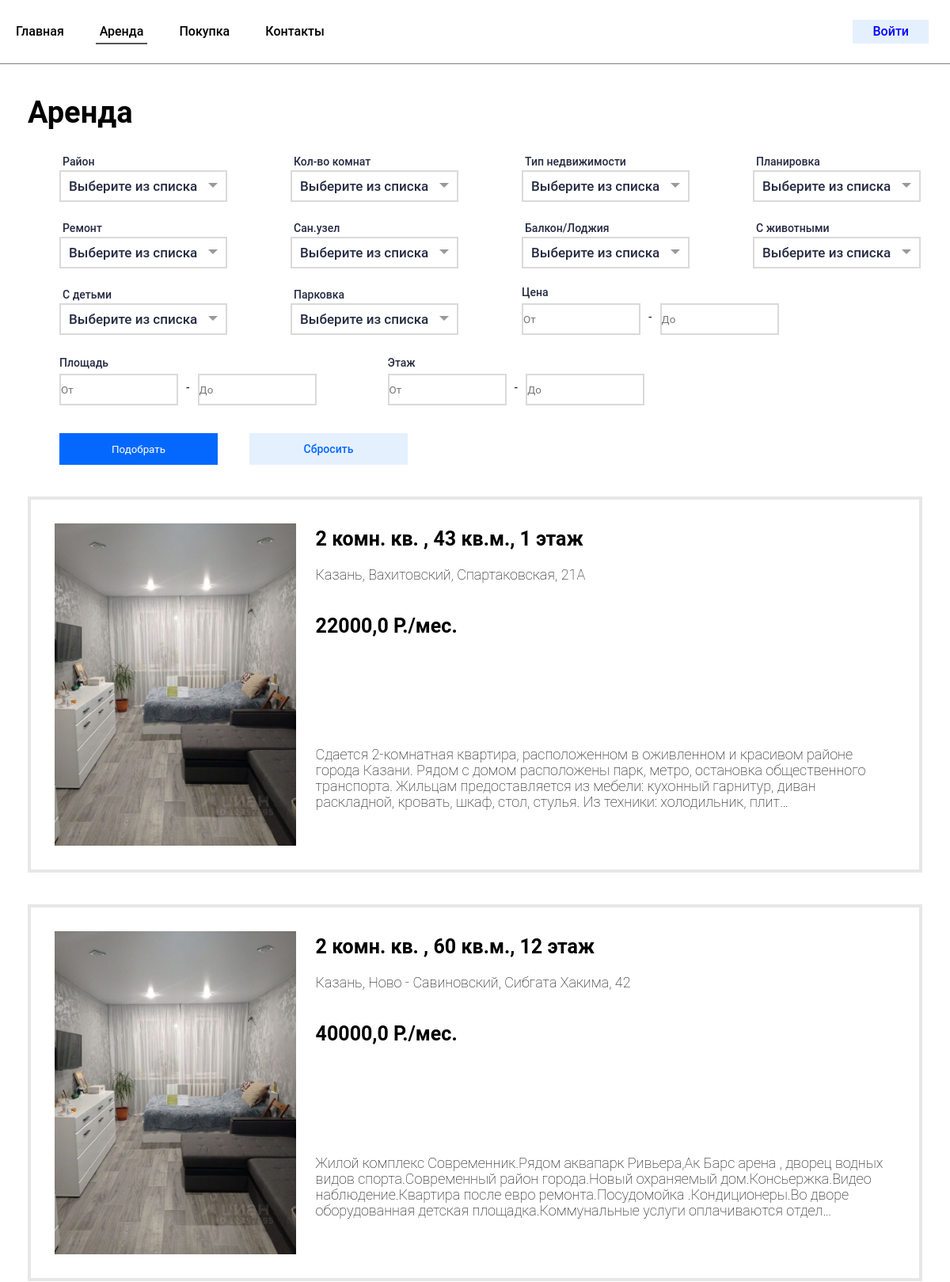
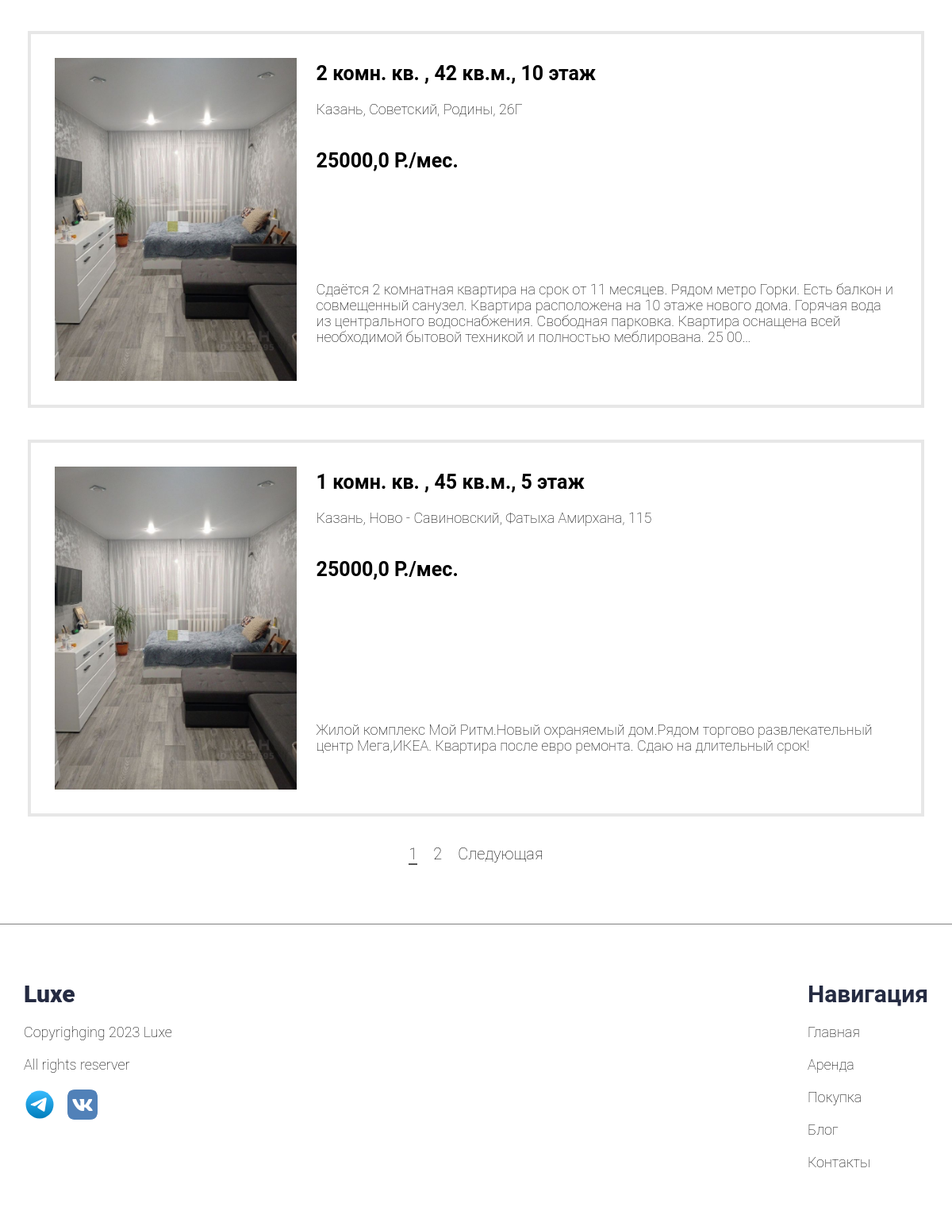
/rental, run on the app's committed database (2 pictures, top to bottom).
### RealEstateApp/models.py (models this page shows, shortened)
class RealEstate(models.Model):
    photo = models.ManyToManyField('Photo', blank=True)
    city = models.CharField(max_length=30, choices=CHOICE_CITY, verbose_name='Город')
    district = models.CharField(max_length=70, choices=CHOICE_DISTRICT, verbose_name='Район')
    address = models.CharField(max_length=255, verbose_name='Адрес')
    latitude = models.FloatField(blank=True, null=True, verbose_name='Ширина')
    longitude = models.FloatField(blank=True, null=True, verbose_name='Долгота')
    area = models.DecimalField(max_digits=5, decimal_places=2, verbose_name='Площадь')
    floor = models.IntegerField(verbose_name='Этаж')
    rooms = models.IntegerField(verbose_name='Кол-во комнат')
    type = models.CharField(max_length=30, choices=CHOICE_TYPE, verbose_name='Тип недвижимости')
    layout = models.CharField(max_length=50, choices=CHOICE_LAYOUT, verbose_name='Планировка')
    finishing = models.CharField(max_length=70, choices=CHOICE_FINISHING, verbose_name='Ремонт')
    bathroom = models.CharField(max_length=30, choices=CHOICE_BATHROOM, verbose_name='Сан.узел')
    balcony = models.CharField(max_length=50, choices=CHOICE_BALCONY, verbose_name='Балкон/Лоджия')
    animals = models.BooleanField(default=False, verbose_name='С животными')
    children = models.BooleanField(default=True, verbose_name='С детьми')
    parking = models.CharField(max_length=200, choices=SIMPLE_CHOICE, blank=True, verbose_name='Парковка')
    description = models.TextField(verbose_name='Полное описание')
    price = models.DecimalField(max_digits=15, decimal_places=1, verbose_name='Стоимость')
    realtor = models.ForeignKey(settings.AUTH_USER_MODEL, on_delete=models.CASCADE, verbose_name='Риелтор',
                                limit_choices_to={'is_staff': True}, )
    category = models.ForeignKey("Category", on_delete=models.CASCADE, verbose_name='Категория')
    status = models.CharField(max_length=50, choices=CHOICE_STATUS, verbose_name='Статус')
    def get_absolute_url(self):
        return reverse("RealEstate_object", kwargs={'pk': self.pk})
    class Meta:
        verbose_name = 'Объект недвижимости'
        verbose_name_plural = 'Объекты недвижимости'

### RealEstateApp/views.py (the view)
# urls.py: path('rental', RentalRealEstatesPage.as_view(), name='rental_list'),
class RentalRealEstatesPage(ListView):
    model = RealEstate
    context_object_name = 'rental_objects'
    template_name = 'RealEstateApp/RentalListPage.html'
    paginate_by = 4
    def get_context_data(self, **kwargs):
        context = super().get_context_data(**kwargs)
        context['rental_filter'] = RentalFilter(self.request.GET,
                                                queryset=RealEstate.objects.filter(category__name='Аренда').order_by(
                                                    '-pk'))
        m = folium.Map(location=[55.7887400, 49.1221400], zoom_start=12, min_zoom=6)
        for object in RentalFilter(self.request.GET,
                                   queryset=RealEstate.objects.filter(category__name='Аренда').order_by('-pk')).qs:
            popup = folium.Popup(
                'Город: ' + str(object.city) + '</br></br>' + 'Район: ' + str(object.district) +
                '</br></br>' + 'Площадь: ' + str(object.area) + '</br></br>' + 'Этаж: ' + str(object.floor) +
                '</br></br>' + 'Кол-во комнат: ' + str(
                    object.rooms) + '</br></br>' + 'Планировка: ' + object.layout +
                '</br></br>' + 'Ремонт: ' + object.finishing + '</br></br>' + 'Сан.узел: ' + object.bathroom +
                '</br></br>' + 'Балкон: ' + object.balcony + '</br></br>', max_width=300)
            geolocator = Nominatim(user_agent="RealEstate")
            folium.Marker(location=[object.latitude, object.longitude], tooltip='Нажмите чтобы узнать больше',
                          popup=popup).add_to(m)
        m = m._repr_html_()
        context['map'] = m
        return context
    def get_queryset(self):
        queryset = super().get_queryset().filter(category__name='Аренда').order_by('-pk')
        return RentalFilter(self.request.GET, queryset=queryset).qs

### RealEstateApp/templates/RealEstateApp/RentalListPage.html (shortened to what this page needs)
{%extends 'base_layout.html' %}
{% load static %}
{% load humanize %}
{% load spurl %}
{% load layout_filters %}
{% block styles %}
<link rel="stylesheet" href="{% static 'css/RentalList.css' %}">
{% endblock %}
{% block header %}
{% include 'RealEstateApp/header.html' %}
{% endblock %}
{% block content %}
<div class="page__arenda arenda">
    <div class="arenda__container _container">
        <div class="arenda__header">
            <div class="arenda__title">
                Аренда
            </div>
        </div>
        <div class="filter__block">
            <div class="filter__body">
                <form method="get" class="filter__form">
                    <div class="filter__body">
                        <div class="filter__row">
                            <div class="filter__column">
                                <div class="filter__filter">
                                    <div class="filter__label">Район</div>
                                    <div class="filter__input">
                                    </div>
                                </div>
                                <div class="filter__filter">
                                    <div class="filter__label">Кол-во комнат</div>
                                    <div class="filter__input">
                                    </div>
                                </div>
                                <div class="filter__filter">
                                    <div class="filter__label">Тип недвижимости</div>
                                    <div class="filter__input">
                                    </div>
                                </div>
                                <div class="filter__filter">
                                    <div class="filter__label">Планировка</div>
                                    <div class="filter__input">
                                    </div>
                                </div>
                            </div>
                            <div class="filter__column">
                                <div class="filter__filter">
                                    <div class="filter__label">Ремонт</div>
                                    <div class="filter__input">
                                    </div>
                                </div>
                                <div class="filter__filter">
                                    <div class="filter__label">Сан.узел</div>
                                    <div class="filter__input">
                                    </div>
                                </div>
                                <div class="filter__filter">
                                    <div class="filter__label">Балкон/Лоджия</div>
                                    <div class="filter__input">
                                    </div>
                                </div>
                                <div class="filter__filter">
                                    <div class="filter__label">С животными</div>
                                    <div class="filter__input">
                                    </div>
                                </div>
                            </div>
                            <div class="filter__column">
                                <div class="filter__filter">
                                    <div class="filter__label">С детьми</div>
                                    <div class="filter__input">
                                    </div>
                                </div>
                                <div class="filter__filter">
                                    <div class="filter__label">Парковка</div>
                                    <div class="filter__input">
                                    </div>
                                </div>
                                <div class="filter__filter input_filter">
                                    <div class="filter__label input_label">Цена</div>
                                    <div class="filter__input input_data">
                                        {{rental_filter.form.price}}
                                    </div>
                                </div>
                            </div>
                            <div class="filter__column input_column">
                                <div class="filter__filter input_filter">
                                    <div class="filter__label input_label">Площадь</div>
                                    <div class="filter__input input_data">
                                        {{rental_filter.form.area}}
                                    </div>
                                </div>
                                <div class="filter__filter input_filter">
                                    <div class="filter__label input_label input_filter">Этаж</div>
                                    <div class="filter__input input_data">
                                        {{rental_filter.form.floor}}
                                    </div>
                                </div>
                            </div>
                        </div>
                    </div>
                    <div class="filter__buttons">
                        <button type="submit" class="find__button">Подобрать</button>
                        <a href="{% url 'rental_list' %}" class="clear__button">Сбросить</a>
                    </div>
                </form>
            </div>
        </div>
        {% for rental_obj in rental_objects %}
        <div class="arenda__body">
            <div class="arenda__slider slider-arenda">
                <div class="slider-arenda__item">
                    <div class="slider_arenda__photos">
                        <img src="{% static 'images/room1.png'%}" alt="">
                    </div>
                    <div class="slider-arenda__info">
                        <div class="slider-arenda__params">
                            <a href="{{rental_obj.get_absolute_url}}" class="params__link">{{rental_obj.rooms}} комн.
                                кв. , {{rental_obj.area|floatformat:0}} кв.м., {{rental_obj.floor}} этаж</a>
                        </div>
                        <div class="slider-arenda__addres">
                            <a href="{{rental_obj.get_absolute_url}}" class="addres__link">{{rental_obj.city}},
                                {{rental_obj.district}}, {{rental_obj.address}}</a>
                        </div>
                        <div class="slider-arenda__price">
                            <div class="usually_price">
                                <a href="{{rental_obj.get_absolute_url}}" class="usually_price__link">{{rental_obj.price}}
                                    P./мес.</a>
                            </div>
                        </div>
                        <div class="slider_arenda__text">
                            <a href="{{rental_obj.get_absolute_url}}" class="text__link">{{rental_obj.description|truncatechars:300}}</a>
                        </div>
                    </div>
                </div>
            </div>
        </div>
        {% endfor %}
        {% if page_obj.has_other_pages %}
        <nav aria-label="page__navigation pagination">
            <ul class="pagination__list">
                {% for p in page_obj.paginator.page_range %}
                {% if page_obj.number == p %}
                <li class="pagination__item " aria-current="page">
                    <a class="pagination__link active"
                       href="{% spurl path=request.get_full_path query=request.GET set_query='page={{ p }}'%}">{{p}}</a>
                </li>
                {% elif p > page_obj.number|add:-3 and p < page_obj.number|add:3 %}
                <li class="pagination__item"><a
                        class="pagination__link"
                        href="{% spurl path=request.get_full_path query=request.GET set_query='page={{ p }}'%}">{{p}}</a>
                </li>
                {% endif %}
                {% endfor %}
                {% if page_obj.has_next %}
                <li class="pagination__item">
                    <a class="pagination__link"
                       href="{% spurl path=request.get_full_path query=request.GET set_query='page={{ page_obj.next_page_number }}'%}"
                       tabindex="-1">Следующая</a>
                </li>
                {% endif %}
            </ul>
        </nav>
        {% endif %}
    </div>
</div>
{% endblock %}
{% block footer %}
{% include 'RealEstateApp/footer.html' %}
{% endblock %}

### ProjectRealEstate/static/css/base.css (style rules this page uses)
* { padding: 0; margin: 0; border: 0; }
*,*:before,*:after { -webkit-box-sizing: border-box; -moz-box-sizing: border-box; box-sizing: border-box; }
nav, footer,header,aside { display: block; }
html,body { height: 100%; width: 100%; font-size: 100%; line-height: 1; font-size: 14px; color: #252B42; font-weight: 500; font-family: "REX"; -ms-text-size-adjust: 100%; -moz-text-size-adjust: 100%; -webkit-text-size-adjust: 100%; }
input,button,textarea { font-family: inherit; }
button { cursor: pointer; }
a, a:visited { text-decoration: none; }
ul li { list-style: none; }
img { vertical-align: top; }
._container { max-width: 1280px; padding: 0 15px; margin: 0 auto; }
body { font-family: 'Roboto', sans-serif; }
a.active { border-bottom: 2px solid #565656; }

### ProjectRealEstate/static/css/RentalList.css (style rules this page uses)
.arenda { padding: 20px; }
.arenda__title { font-weight: 600; font-size: 38px; line-height: 42px; color: black; padding: 20px 0; }
.arenda__body { padding: 20px 0; }
.arenda__slider { border: 4px solid rgb(231,231,231); }
.slider-arenda__item { display: flex; flex-direction: row; padding: 20px; }
.slider_arenda__photos { flex: 1 1 30%; padding: 10px }
.slider_arenda__photos img { max-width: 100%; max-height: 100%; object-fit: contain; }
.slider-arenda__info { flex: 1 1 70%; padding: 15px; display: flex; flex-direction: column; }
.slider-arenda__params { font-size: 25px; font-weight: 700; line-height: 30px; color: black; }
.slider-arenda__addres { font-size: 18px; font-weight: 100; line-height: 20px; color: black; padding: 20px 0; }
.slider-arenda__price { color: black; padding: 20px 0; }
.usually_price { font-weight: 700; font-size: 25px; line-height: 30px; }
.slider_arenda__text { font-size: 18px; font-weight: 100; line-height: 20px; color: black; margin-top: auto; padding: 40px 0; }
a { color: black; }
.pagination__list { display: flex; justify-content: center; padding: 10px 30px 30px 30px; }
.pagination__item { padding: 5px 10px; }
.pagination__link { font-size: 20px; color: black; font-weight: 100; line-height: 25px; }
a.active { border-bottom: 2px solid #565656; }
.filter__block { display: flex; }
.filter__body { display: flex; }
.filter__row { display: flex; flex-direction: column; }
.filter__column { flex: 1 1 100%; display: flex; flex-direction: row; }
.filter__filter { display: flex; flex-direction: column; padding: 10px 40px; }
.input_filter { padding: 6px 40px 10px 40px; }
.filter__label { padding: 4px; }
.input_column { padding: 5px 0; }
.input_label { margin-bottom: 12px; padding: 5px 0; }
#id_price_0:first-child, #id_price_1, #id_area_0:first-child, #id_area_1, #id_floor_0:first-child, #id_floor_1 { border: 2px solid #dadada; height: 40px; margin: -10px 10px 0 0px; display: flex; flex-direction: row; max-width: 150px; }
#id_price_0, #id_price_1, #id_area_0, #id_area_1, #id_floor_0, #id_floor_1 { border: 2px solid #dadada; height: 40px; margin: -10px 10px 0 10px; display: flex; flex-direction: row; max-width: 150px; }
.input_data { display: flex; }
.filter__buttons { padding: 20px; display: flex; }
.find__button { margin: 0 20px; display: flex; width: 200px; align-items: center; justify-content: center; text-align: center; background: #0468FF; height: 40px; color: white }
.clear__button { margin: 0 20px; width: 200px; display: flex; align-items: center; justify-content: center; text-align: center; background: #E5F0FF; color: #0468FF; }

### data on the page
RealEstate: rooms "2", area "43", floor "1", city "Казань", district "Вахитовский", address "Спартаковская, 21А", price "22000,0", description "Сдается 2-комнатная квартира, расположенном в оживленном и красивом районе города Казани. Рядом с домом расположены парк, метро, остановка общественного транспорта. Жильцам предоставляется из мебели: кухонный гарнитур, диван раскладной, кровать, шкаф, cтол, стулья. Из техники: холодильник, плит…"
RealEstate: rooms "2", area "60", floor "12", city "Казань", district "Ново - Савиновский", address "Сибгата Хакима, 42", price "40000,0", description "Жилой комплекс Современник.Рядом аквапарк Ривьера,Ак Барс арена , дворец водных видов спорта.Современный район города.Новый охраняемый дом.Консьержка.Видео наблюдение.Квартира после евро ремонта.Посудомойка .Кондиционеры.Во дворе оборудованная детская площадка.Коммунальные услуги оплачиваются отдел…"
RealEstate: rooms "2", area "42", floor "10", city "Казань", district "Советский", address "Родины, 26Г", price "25000,0", description "Сдаётся 2 комнатная квартира на срок от 11 месяцев. Рядом метро Горки. Есть балкон и совмещенный санузел. Квартира расположена на 10 этаже нового дома. Горячая вода из центрального водоснабжения. Свободная парковка. Квартира оснащена всей необходимой бытовой техникой и полностью меблирована. 25 00…"
RealEstate: rooms "1", area "45", floor "5", city "Казань", district "Ново - Савиновский", address "Фатыха Амирхана, 115", price "25000,0", description "Жилой комплекс Мой Ритм.Новый охраняемый дом.Рядом торгово развлекательный центр Мега,ИКЕА. Квартира после евро ремонта. Сдаю на длительный срок!"

### other printed values
{{ p }} "1"
{{ p }} "2"
